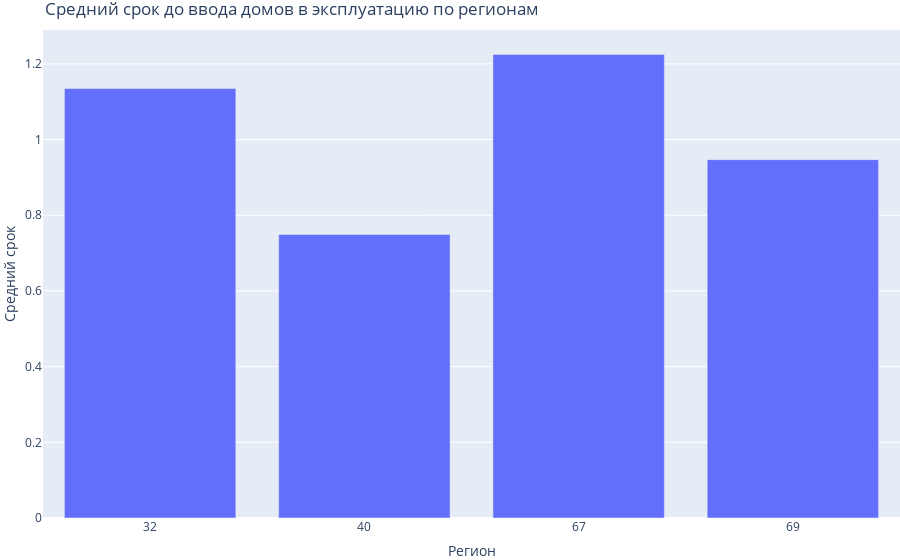

This figure's notebook cell:
### Code cell
fig = px.bar(x=g3.index.astype(str), y=g3['срок']['mean'])
fig.update_layout(title="Средний срок до ввода домов в эксплуатацию по регионам",
                  xaxis_title="Регион",
                  yaxis_title="Средний срок",
                  margin=dict(l=0, r=0, t=30, b=0))
fig.show()

### Figure 1 — Plotly figure (JSON) as saved in the notebook; plotly's stock layout.template omitted (floating-point values rounded to 4 significant figures)
{"data": [{"alignmentgroup": "True", "hovertemplate": "x=%{x}<br>y=%{y}<extra></extra>", "legendgroup": "", "marker": {"color": "#636efa", "pattern": {"shape": ""}}, "name": "", "offsetgroup": "", "orientation": "v", "showlegend": false, "textposition": "auto", "type": "bar", "x": ["32", "40", "67", "69"], "xaxis": "x", "y": [1.135, 0.7493, 1.225, 0.9469], "yaxis": "y"}], "layout": {"barmode": "relative", "legend": {"tracegroupgap": 0}, "margin": {"b": 0, "l": 0, "r": 0, "t": 30}, "title": {"text": "Средний срок до ввода домов в эксплуатацию по регионам"}, "xaxis": {"anchor": "y", "domain": [0, 1], "title": {"text": "Регион"}}, "yaxis": {"anchor": "x", "domain": [0, 1], "title": {"text": "Средний срок"}}}}
